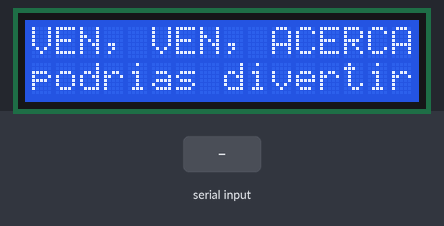
Simulated run of this sketch. Board: Arduino Uno, built with avr-gcc and run on an emulated ATmega328P. Parts: 16×2 character LCD. Inputs (shaded band) come from the test bench.

Above: at 0.1 s.
1.3 s: "a" received over Serial
At 2.0 s:
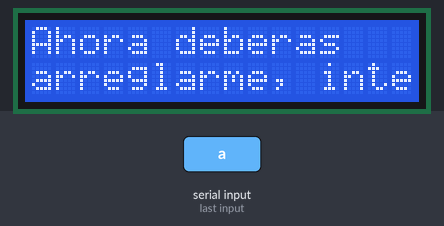
2.8 s: "b" received over Serial
At 4.0 s:
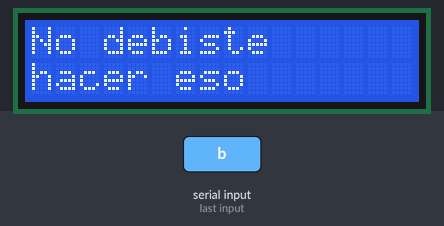
4.3 s: "c" received over Serial
At 4.9 s:
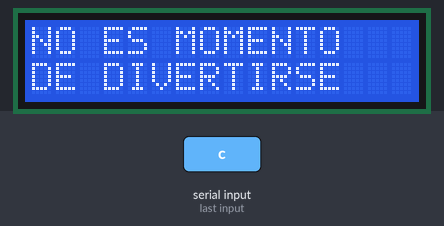
5.9 s: "d" received over Serial
At 7.1 s:
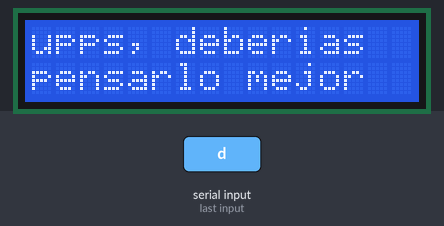
7.4 s: "e" received over Serial
At 8.1 s:
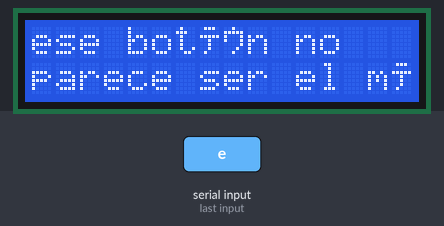
9.0 s: "r" received over Serial
At 9.7 s:
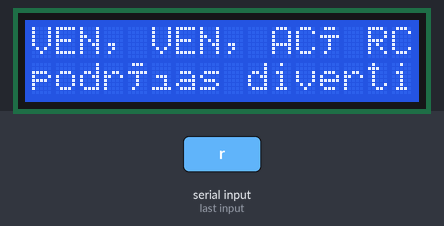
Timing chart, 0 to 12.0 s (numbered marks = the images above; inputs shaded):
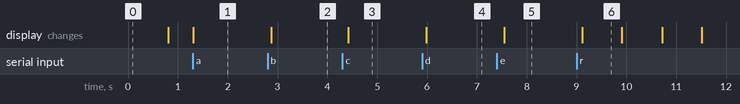

Measured:
- after the input at 1.3 s, the display: changes at once (image 1)
- after the input at 2.8 s, the display: changes after 0.07 s (image 2)
- after the input at 4.3 s, the display: changes after 0.12 s (image 3)
- after the input at 5.9 s, the display: changes after 0.08 s (image 4)
- after the input at 7.4 s, the display: changes after 0.15 s (image 5)
- after the input at 9.0 s, the display: changes after 0.11 s (image 6)
- what the display in image 6 shows lasts 0.8 s, from 9.1 s to 9.9 s

The sketch:

grupo01_2025_20_11.05.ino
```cpp
#include <LiquidCrystal.h>

LiquidCrystal lcd(12, 11, 5, 4, 3, 2);

// Mensajes (cada uno dividido en dos líneas para LCD 16x2)
String linea1 = "VEN, VEN, ACERCATE…";
String linea2 = "podrias divertirte";

bool modoParpadeo = true;
unsigned long lastBlink = 0;
unsigned long blinkInterval = 800;  // Parpadeo más natural
bool visible = true;

void setup() {
  lcd.begin(16, 2);   // Ajusta si tienes otro tamaño de LCD
  Serial.begin(9600);
}

void loop() {
  leerSerial();

  if (modoParpadeo) {
    parpadearSuave();
  } else {
    mostrarEstatico();
  }
}

void leerSerial() {
  if (Serial.available() > 0) {
    char entrada = Serial.read();

    switch (entrada) {
      case 'a':
        linea1 = "Ahora deberas";
        linea2 = "arreglarme, intentalo";
        modoParpadeo = false;
        break;

      case 'b':
        linea1 = "No debiste";
        linea2 = "hacer eso";
        modoParpadeo = false;
        break;

      case 'c':
        linea1 = "NO ES MOMENTO";
        linea2 = "DE DIVERTIRSE";
        modoParpadeo = false;
        break;

      case 'd':
        linea1 = "upps, deberias";
        linea2 = "pensarlo mejor";
        modoParpadeo = false;
        break;

      case 'e':
        linea1 = "ese botón no";
        linea2 = "parece ser el más adecu";
        // nota: segunda línea es larga; se mostrará hasta 16 chars
        modoParpadeo = false;
        break;

      case 'r': // opcional: volver al modo inicial/parpadeo
        linea1 = "VEN, VEN, ACÉRCATE…";
        linea2 = "podrías divertirte";
        modoParpadeo = true;
        break;
    }
  }
}

void parpadearSuave() {
  if (millis() - lastBlink >= blinkInterval) {
    lastBlink = millis();
    visible = !visible;
  }

  lcd.clear();
  lcd.setCursor(0, 0);

  if (visible) {
    lcd.print(linea1.substring(0, min(16, (int)linea1.length())));
    lcd.setCursor(0, 1);
    lcd.print(linea2.substring(0, min(16, (int)linea2.length())));
  }
}

void mostrarEstatico() {
  lcd.clear();
  lcd.setCursor(0, 0);
  lcd.print(linea1.substring(0, min(16, (int)linea1.length())));
  lcd.setCursor(0, 1);
  lcd.print(linea2.substring(0, min(16, (int)linea2.length())));
  delay(150);  // evita "parpadeo" por refresco
}
```
